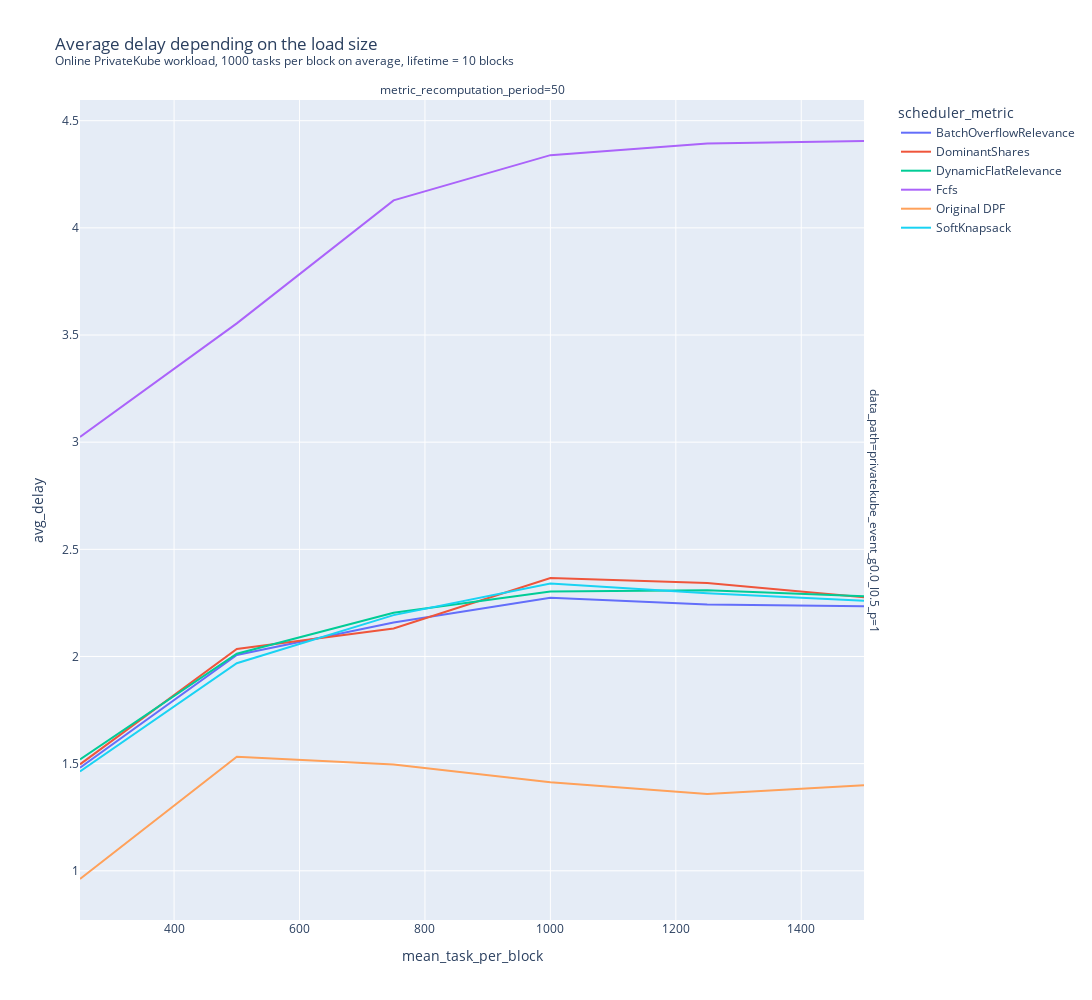

Notebook source saved alongside this figure:
### Code cell
rdf.columns
rdf["avg_delay"] = rdf.allocated_tasks_scheduling_delays.apply(lambda x: np.mean(x))
rdf["p95"] = rdf.allocated_tasks_scheduling_delays.apply(lambda x: np.percentile(x, 95))

fig = px.line(
    rdf.sort_values(["mean_task_per_block", "scheduler_metric"]),
    x="mean_task_per_block",
    y="avg_delay",
    color="scheduler_metric",
    # log_x=True,
    width=1200,
    height=1000,
    # range_y=[0,15_000],
    # title="10 + 20 blocks, privatekube, online. With and without profits.",
    facet_col="metric_recomputation_period",
    facet_row="data_path",
    facet_col_wrap=2,
    title="Average delay depending on the load size<br><sup>Online PrivateKube workload, 1000 tasks per block on average, lifetime = 10 blocks</sup>"

)
fig

### Figure 1 — Plotly figure (JSON) as saved in the notebook; plotly's stock layout.template omitted (floating-point values rounded to 4 significant figures)
{"data": [{"hovertemplate": "scheduler_metric=BatchOverflowRelevance<br>data_path=privatekube_event_g0.0_l0.5_p=1<br>metric_recomputation_period=50<br>mean_task_per_block=%{x}<br>avg_delay=%{y}<extra></extra>", "legendgroup": "BatchOverflowRelevance", "line": {"color": "#636efa", "dash": "solid"}, "marker": {"symbol": "circle"}, "mode": "lines", "name": "BatchOverflowRelevance", "orientation": "v", "showlegend": true, "type": "scatter", "x": [250, 500, 750, 1000, 1250, 1500], "xaxis": "x", "y": [1.481, 2.007, 2.158, 2.274, 2.242, 2.234], "yaxis": "y"}, {"hovertemplate": "scheduler_metric=DominantShares<br>data_path=privatekube_event_g0.0_l0.5_p=1<br>metric_recomputation_period=50<br>mean_task_per_block=%{x}<br>avg_delay=%{y}<extra></extra>", "legendgroup": "DominantShares", "line": {"color": "#EF553B", "dash": "solid"}, "marker": {"symbol": "circle"}, "mode": "lines", "name": "DominantShares", "orientation": "v", "showlegend": true, "type": "scatter", "x": [250, 500, 750, 1000, 1250, 1500], "xaxis": "x", "y": [1.497, 2.035, 2.131, 2.366, 2.342, 2.277], "yaxis": "y"}, {"hovertemplate": "scheduler_metric=DynamicFlatRelevance<br>data_path=privatekube_event_g0.0_l0.5_p=1<br>metric_recomputation_period=50<br>mean_task_per_block=%{x}<br>avg_delay=%{y}<extra></extra>", "legendgroup": "DynamicFlatRelevance", "line": {"color": "#00cc96", "dash": "solid"}, "marker": {"symbol": "circle"}, "mode": "lines", "name": "DynamicFlatRelevance", "orientation": "v", "showlegend": true, "type": "scatter", "x": [250, 500, 750, 1000, 1250, 1500], "xaxis": "x", "y": [1.52, 2.013, 2.204, 2.304, 2.309, 2.281], "yaxis": "y"}, {"hovertemplate": "scheduler_metric=Fcfs<br>data_path=privatekube_event_g0.0_l0.5_p=1<br>metric_recomputation_period=50<br>mean_task_per_block=%{x}<br>avg_delay=%{y}<extra></extra>", "legendgroup": "Fcfs", "line": {"color": "#ab63fa", "dash": "solid"}, "marker": {"symbol": "circle"}, "mode": "lines", "name": "Fcfs", "orientation": "v", "showlegend": true, "type": "scatter", "x": [250, 500, 750, 1000, 1250, 1500], "xaxis": "x", "y": [3.025, 3.554, 4.128, 4.339, 4.393, 4.405], "yaxis": "y"}, {"hovertemplate": "scheduler_metric=Original DPF<br>data_path=privatekube_event_g0.0_l0.5_p=1<br>metric_recomputation_period=50<br>mean_task_per_block=%{x}<br>avg_delay=%{y}<extra></extra>", "legendgroup": "Original DPF", "line": {"color": "#FFA15A", "dash": "solid"}, "marker": {"symbol": "circle"}, "mode": "lines", "name": "Original DPF", "orientation": "v", "showlegend": true, "type": "scatter", "x": [250, 500, 750, 1000, 1250, 1500], "xaxis": "x", "y": [0.9617, 1.532, 1.496, 1.413, 1.358, 1.399], "yaxis": "y"}, {"hovertemplate": "scheduler_metric=SoftKnapsack<br>data_path=privatekube_event_g0.0_l0.5_p=1<br>metric_recomputation_period=50<br>mean_task_per_block=%{x}<br>avg_delay=%{y}<extra></extra>", "legendgroup": "SoftKnapsack", "line": {"color": "#19d3f3", "dash": "solid"}, "marker": {"symbol": "circle"}, "mode": "lines", "name": "SoftKnapsack", "orientation": "v", "showlegend": true, "type": "scatter", "x": [250, 500, 750, 1000, 1250, 1500], "xaxis": "x", "y": [1.463, 1.968, 2.193, 2.34, 2.295, 2.26], "yaxis": "y"}], "layout": {"annotations": [{"font": {}, "showarrow": false, "text": "metric_recomputation_period=50", "x": 0.49, "xanchor": "center", "xref": "paper", "y": 1, "yanchor": "bottom", "yref": "paper"}, {"font": {}, "showarrow": false, "text": "data_path=privatekube_event_g0.0_l0.5_p=1", "textangle": 90, "x": 0.98, "xanchor": "left", "xref": "paper", "y": 0.5, "yanchor": "middle", "yref": "paper"}], "height": 1000, "legend": {"title": {"text": "scheduler_metric"}, "tracegroupgap": 0}, "title": {"text": "Average delay depending on the load size<br><sup>Online PrivateKube workload, 1000 tasks per block on average, lifetime = 10 blocks</sup>"}, "width": 1200, "xaxis": {"anchor": "y", "domain": [0, 0.98], "title": {"text": "mean_task_per_block"}}, "yaxis": {"anchor": "x", "domain": [0, 1], "title": {"text": "avg_delay"}}}}
